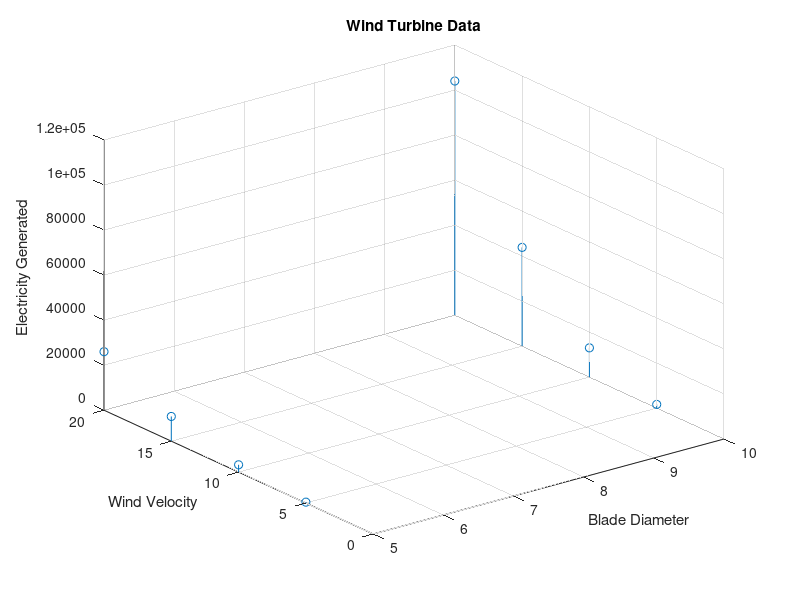

MATLAB code for this plot:
load turbine.dat
stem3(turbine(:,1),turbine(:,2),turbine(:,3));
xlabel('Blade Diameter');
ylabel('Wind Velocity');
zlabel('Electricity Generated');
title('Wind Turbine Data');
